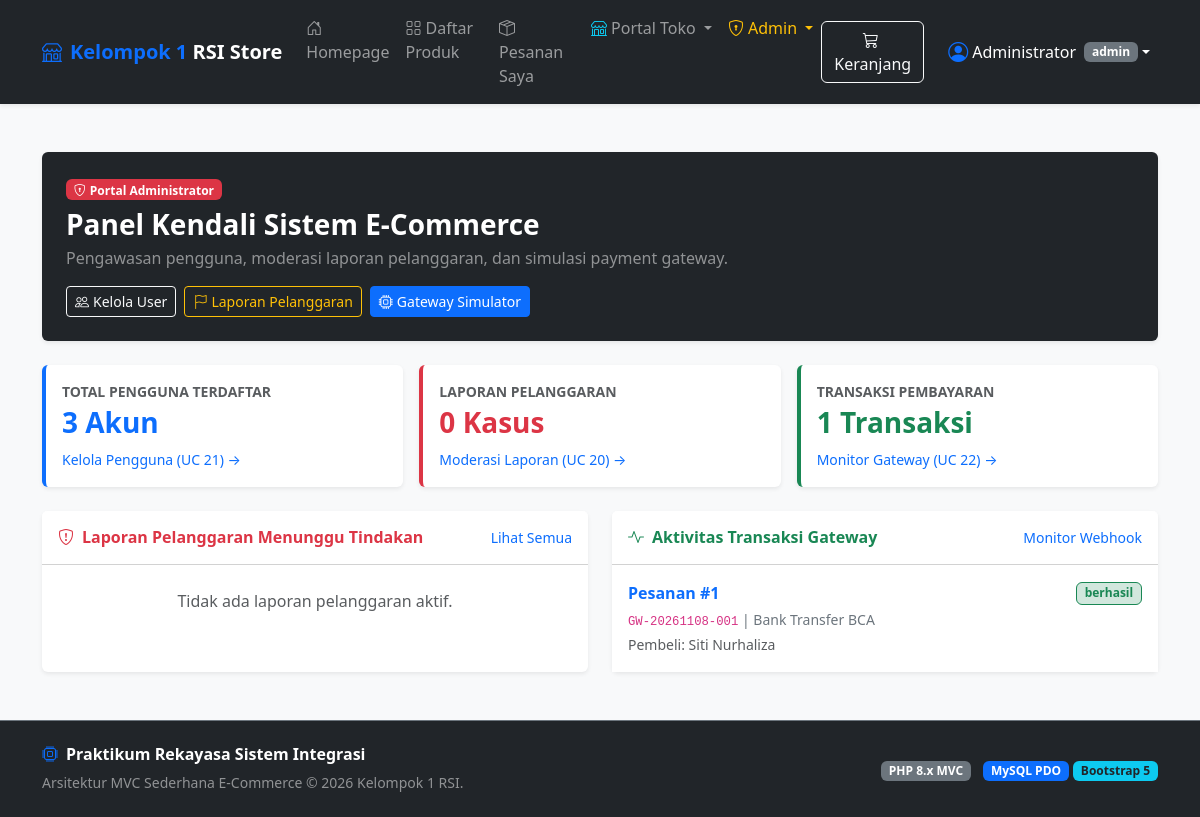
The page /admin (signed in) on the database its author committed.
### tables this page shows
CREATE TABLE `pembayaran` (
  `id_pembayaran` INT AUTO_INCREMENT PRIMARY KEY,
  `id_pesanan` INT NOT NULL,
  `id_transaksi_gateway` VARCHAR(100) DEFAULT NULL,
  `metode` VARCHAR(50) NOT NULL,
  `status_bayar` ENUM('pending', 'berhasil', 'gagal') NOT NULL DEFAULT 'pending',
  `tgl_bayar` DATETIME NOT NULL DEFAULT CURRENT_TIMESTAMP,
  CONSTRAINT `fk_pembayaran_pesanan` FOREIGN KEY (`id_pesanan`) 
    REFERENCES `pesanan` (`id_pesanan`) ON DELETE CASCADE ON UPDATE CASCADE
);

CREATE TABLE `user` (
  `id_user` INT AUTO_INCREMENT PRIMARY KEY,
  `nama` VARCHAR(100) NOT NULL,
  `email` VARCHAR(100) NOT NULL UNIQUE,
  `password` VARCHAR(255) NOT NULL,
  `role` ENUM('pembeli', 'penjual', 'admin') NOT NULL DEFAULT 'pembeli',
  `tgl_daftar` DATETIME NOT NULL DEFAULT CURRENT_TIMESTAMP
);

### app/controllers/AdminController.php (called while the page is built, shortened)
<?php
class AdminController extends Controller
{
    private $userModel;
    private $pelanggaranModel;
    private $pembayaranModel;
    public function __construct()
    {
        $this->userModel = $this->model('UserModel');
        $this->pelanggaranModel = $this->model('PelanggaranModel');
        $this->pembayaranModel = $this->model('PembayaranModel');
    }
    public function index()
    {
        $users = $this->userModel->getAllUsers();
        $pelanggaran = $this->pelanggaranModel->getAllPelanggaran();
        $transaksi = $this->pembayaranModel->getAllPembayaran();
        $data = [
            'title' => 'Dashboard Administrator',
            'total_users' => count($users),
            'total_pelanggaran' => count($pelanggaran),
            'total_transaksi' => count($transaksi),
            'pelanggaran' => array_slice($pelanggaran, 0, 5),
            'transaksi' => array_slice($transaksi, 0, 5)
        ];
        $this->view('admin/index', $data);
    }
}

### app/core/App.php (called while the page is built, shortened)
<?php
class App
{
    protected $method = 'index';
    public function __construct()
    {
        $url = $this->parseUrl();
        if (!empty($url[0])) {
            $controllerName = ucfirst(strtolower($url[0])) . 'Controller';
            if (file_exists(__DIR__ . '/../controllers/' . $controllerName . '.php')) {
                unset($url[0]);
            }
        }
        $this->controller = new $this->controller;
        $this->params = $url ? array_values($url) : [];
        call_user_func_array([$this->controller, $this->method], $this->params);
    }
    public function parseUrl()
    {
        if (isset($_GET['url']) && !empty($_GET['url'])) {
            $url = rtrim($_GET['url'], '/');
            $url = filter_var($url, FILTER_SANITIZE_URL);
            return explode('/', $url);
        }
        return [];
    }
}

### public/index.php (called while the page is built, shortened)
<?php
require_once __DIR__ . '/../app/core/App.php';
require_once __DIR__ . '/../app/core/Controller.php';
require_once __DIR__ . '/../app/core/Database.php';
$app = new App();

### app/core/Database.php (called while the page is built, shortened)
<?php
class Database
{
    private $host = DB_HOST;
    private $user = DB_USER;
    private $pass = DB_PASS;
    private $db_name = DB_NAME;
    private $dbh;
    private $stmt;
    public function __construct()
    {
        $dsn = 'mysql:host=' . $this->host . ';dbname=' . $this->db_name . ';charset=utf8mb4';
        $options = [
            PDO::ATTR_PERSISTENT => true,
            PDO::ATTR_ERRMODE => PDO::ERRMODE_EXCEPTION,
            PDO::ATTR_DEFAULT_FETCH_MODE => PDO::FETCH_ASSOC
        ];
        try {
            $this->dbh = new PDO($dsn, $this->user, $this->pass, $options);
        } catch (PDOException $e) {
            $this->error = $e->getMessage();
            $this->dbh = null;
        }
    }
    public function isConnected()
    {
        return $this->dbh !== null;
    }
    public function query($query)
    {
        $this->stmt = $this->dbh->prepare($query);
        return true;
    }
    public function execute()
    {
        return $this->stmt->execute();
    }
    public function resultSet()
    {
        if (!$this->execute()) {
            return [];
        }
        return $this->stmt->fetchAll();
    }
}

### app/models/PembayaranModel.php (called while the page is built, shortened)
<?php
class PembayaranModel
{
    private $db;
    private $table = 'pembayaran';
    public function __construct()
    {
        $this->db = new Database();
    }
    public function getAllPembayaran()
    {
        try {
            $this->db->query("SELECT pb.*, p.total_harga, u.nama AS nama_pembeli
                              FROM {$this->table} pb
                              JOIN pesanan p ON pb.id_pesanan = p.id_pesanan
                              JOIN user u ON p.id_user = u.id_user
                              ORDER BY pb.id_pembayaran DESC");
            return $this->db->resultSet();
        } catch (Exception $e) {
            return [];
        }
    }
}

### app/views/admin/index.php (the view, shortened to what this page needs)
<?php require_once __DIR__ . '/../templates/header.php'; ?>
<div class="container py-4">
    <div class="card shadow-sm border-0 mb-4 bg-dark text-white">
        <div class="card-body p-4 d-flex flex-wrap justify-content-between align-items-center gap-3">
            <div>
                <span class="badge bg-danger mb-2"><i class="bi bi-shield-lock me-1"></i>Portal Administrator</span>
                <h3 class="fw-bold mb-1">Panel Kendali Sistem E-Commerce</h3>
                <p class="mb-0 text-white-50">Pengawasan pengguna, moderasi laporan pelanggaran, dan simulasi payment gateway.</p>
            </div>
            <div class="d-flex gap-2">
                <a href="<?= BASE_URL ?>/admin/users" class="btn btn-outline-light btn-sm">
                    <i class="bi bi-people me-1"></i>Kelola User
                </a>
                <a href="<?= BASE_URL ?>/admin/pelanggaran" class="btn btn-outline-warning btn-sm">
                    <i class="bi bi-flag me-1"></i>Laporan Pelanggaran
                </a>
                <a href="<?= BASE_URL ?>/admin/transaksi" class="btn btn-primary btn-sm">
                    <i class="bi bi-cpu me-1"></i>Gateway Simulator
                </a>
            </div>
        </div>
    </div>
    <div class="row g-3 mb-4">
        <div class="col-md-4">
            <div class="card shadow-sm border-0 h-100 border-start border-primary border-4">
                <div class="card-body">
                    <div class="text-muted small fw-bold text-uppercase mb-1">Total Pengguna Terdaftar</div>
                    <h3 class="fw-bold text-primary mb-2"><?= htmlspecialchars($data['total_users']) ?> Akun</h3>
                    <a href="<?= BASE_URL ?>/admin/users" class="small text-decoration-none">Kelola Pengguna (UC 21) &rarr;</a>
                </div>
            </div>
        </div>
        <div class="col-md-4">
            <div class="card shadow-sm border-0 h-100 border-start border-danger border-4">
                <div class="card-body">
                    <div class="text-muted small fw-bold text-uppercase mb-1">Laporan Pelanggaran</div>
                    <h3 class="fw-bold text-danger mb-2"><?= htmlspecialchars($data['total_pelanggaran']) ?> Kasus</h3>
                    <a href="<?= BASE_URL ?>/admin/pelanggaran" class="small text-decoration-none">Moderasi Laporan (UC 20) &rarr;</a>
                </div>
            </div>
        </div>
        <div class="col-md-4">
            <div class="card shadow-sm border-0 h-100 border-start border-success border-4">
                <div class="card-body">
                    <div class="text-muted small fw-bold text-uppercase mb-1">Transaksi Pembayaran</div>
                    <h3 class="fw-bold text-success mb-2"><?= htmlspecialchars($data['total_transaksi']) ?> Transaksi</h3>
                    <a href="<?= BASE_URL ?>/admin/transaksi" class="small text-decoration-none">Monitor Gateway (UC 22) &rarr;</a>
                </div>
            </div>
        </div>
    </div>
    <div class="row g-4">
        <div class="col-lg-6">
            <div class="card shadow-sm border-0 h-100">
                <div class="card-header bg-white py-3 d-flex justify-content-between align-items-center">
                    <h6 class="fw-bold mb-0 text-danger"><i class="bi bi-shield-exclamation me-2"></i>Laporan Pelanggaran Menunggu Tindakan</h6>
                    <a href="<?= BASE_URL ?>/admin/pelanggaran" class="small text-decoration-none">Lihat Semua</a>
                </div>
                <div class="card-body p-0">
                    <ul class="list-group list-group-flush">
                        <?php if (empty($data['pelanggaran'])): ?>
                            <li class="list-group-item text-center py-4 text-muted">Tidak ada laporan pelanggaran aktif.</li>
                        <?php endif; ?>
                    </ul>
                </div>
            </div>
        </div>
        <div class="col-lg-6">
            <div class="card shadow-sm border-0 h-100">
                <div class="card-header bg-white py-3 d-flex justify-content-between align-items-center">
                    <h6 class="fw-bold mb-0 text-success"><i class="bi bi-activity me-2"></i>Aktivitas Transaksi Gateway</h6>
                    <a href="<?= BASE_URL ?>/admin/transaksi" class="small text-decoration-none">Monitor Webhook</a>
                </div>
                <div class="card-body p-0">
                    <ul class="list-group list-group-flush">
                        <?php if (empty($data['transaksi'])): ?>
                            <li class="list-group-item text-center py-4 text-muted">Belum ada aktivitas transaksi.</li>
                        <?php else: ?>
                            <?php foreach ($data['transaksi'] as $t): ?>
                                <li class="list-group-item p-3">
                                    <div class="d-flex justify-content-between align-items-center mb-1">
                                        <span class="fw-bold text-primary">Pesanan #<?= htmlspecialchars($t['id_pesanan']) ?></span>
                                        <span class="badge bg-success-subtle text-success border border-success"><?= htmlspecialchars($t['status_bayar']) ?></span>
                                    </div>
                                    <div class="small text-secondary">
                                        <code><?= htmlspecialchars($t['id_transaksi_gateway'] ?? 'Manual Transfer') ?></code> | <?= htmlspecialchars($t['metode']) ?>
                                    </div>
                                    <small class="text-muted">Pembeli: <?= htmlspecialchars($t['nama_pembeli'] ?? 'User') ?></small>
                                </li>
                            <?php endforeach; ?>
                        <?php endif; ?>
                    </ul>
                </div>
            </div>
        </div>
    </div>
</div>
<?php require_once __DIR__ . '/../templates/footer.php'; ?>

### public/css/style.css (style rules this page uses)
body { font-family: system-ui, -apple-system, "Segoe UI", Roboto, "Helvetica Neue", Arial, sans-serif; color: #212529; }

### rows shown on the page
pembayaran: id_pesanan "1", status_bayar "berhasil", id_transaksi_gateway "GW-20261108-001", metode "Bank Transfer BCA", user.nama "Siti Nurhaliza"

### other values the page prints
$_SESSION['user']['nama'] "Administrator"
$_SESSION['user']['role'] "admin"
$data['total_users'] "3"
$data['total_pelanggaran'] "0"
$data['total_transaksi'] "1"
